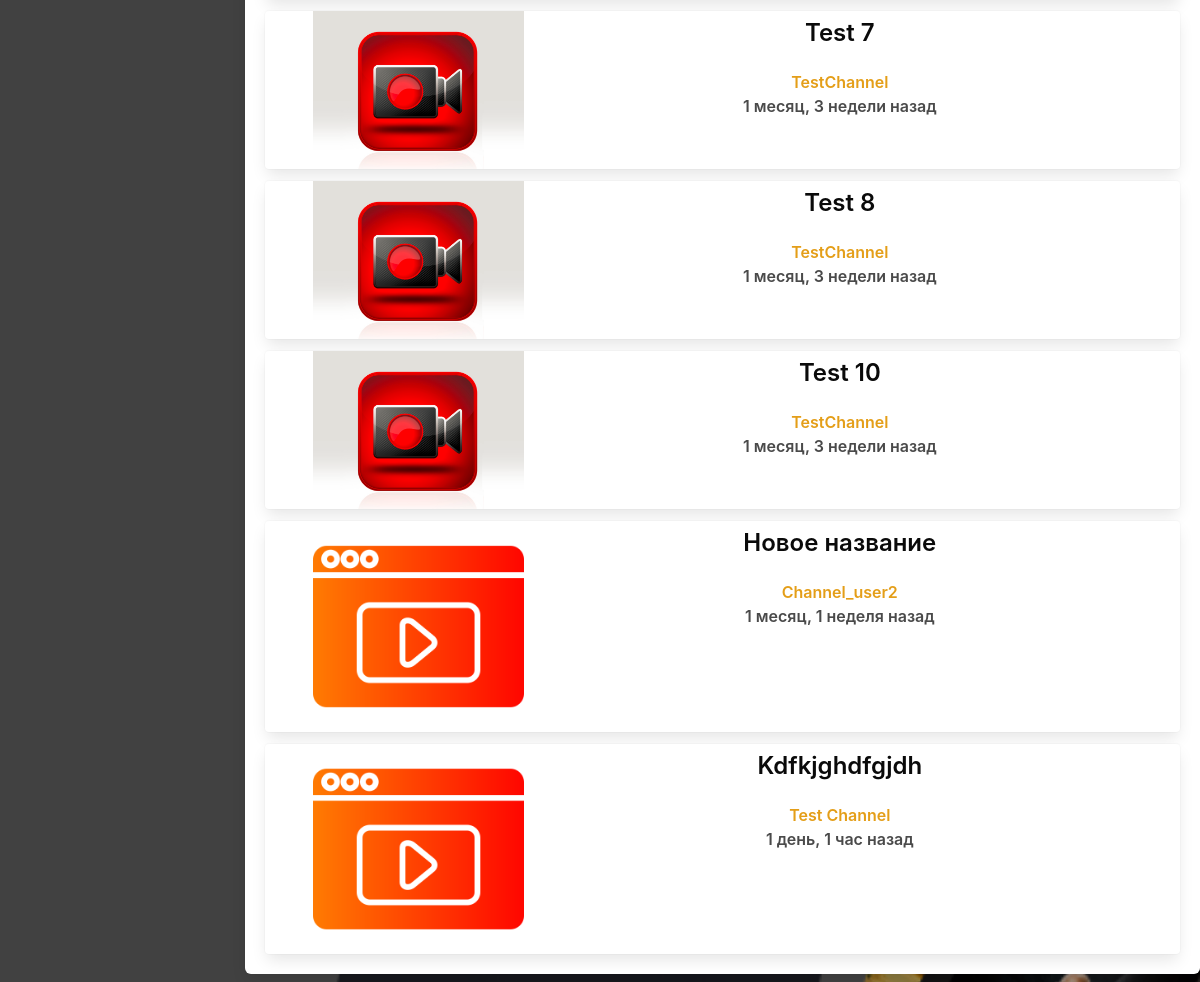
/video_hosting/library/ (signed in, lower part), run on an earlier commit of the app's database.
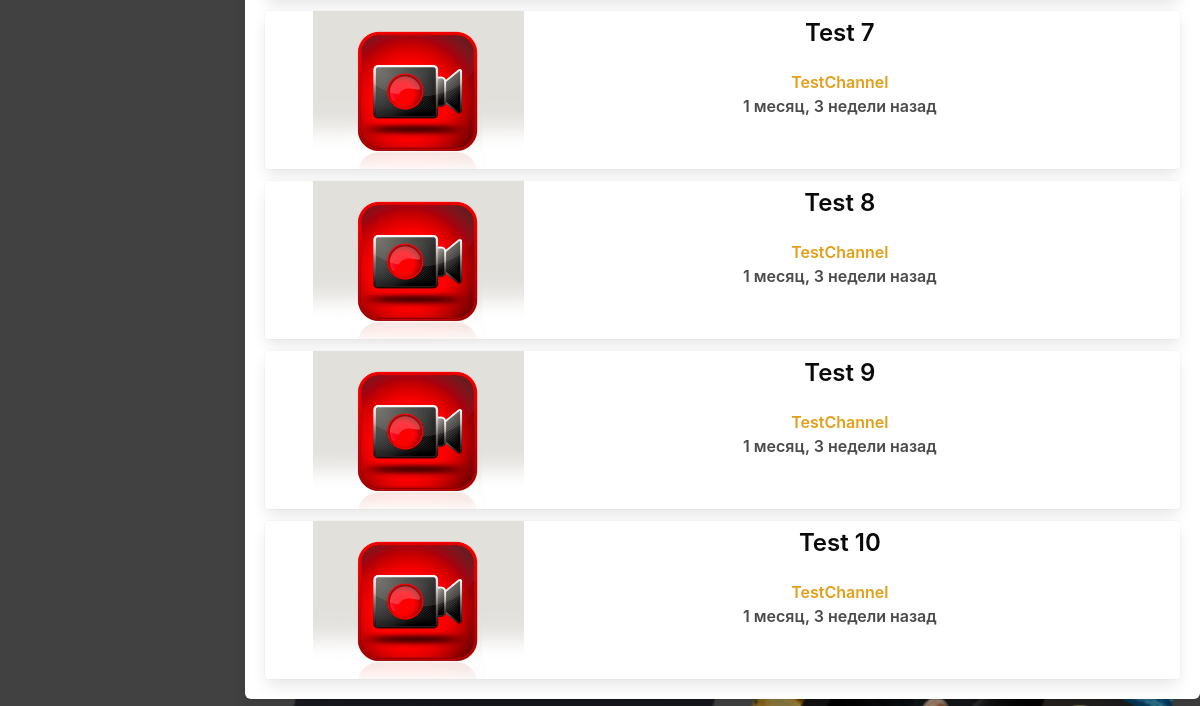
And on a later commit of the database.
### video_hosting/models.py (models this page shows, shortened)
class Video(models.Model):
    preview = models.ImageField(default='default-video-image.png', blank=True)
    video = models.FileField(default='default-video.MP4', blank=True)
    name = models.CharField(max_length=255)
    slug = models.SlugField(unique=True)
    description = models.TextField()
    date = models.DateTimeField(auto_now_add=True)
    channel = models.ForeignKey(HostingСhannel, on_delete=models.CASCADE, null=True)
    likes = models.ManyToManyField(User, related_name='likes')
    dislikes = models.ManyToManyField(User, related_name='dislikes')
    saved_video = models.ManyToManyField(User, related_name='saved_video')
    views = models.ManyToManyField(User, related_name='views')

class HostingСhannel(models.Model):
    name = models.CharField(max_length=255)
    image = models.ImageField(default='user.png', blank=True)
    slug = models.SlugField(unique=True)
    description = models.TextField()
    date = models.DateTimeField(auto_now_add=True)
    author = models.ForeignKey(User, on_delete=models.CASCADE)
    saved_channel = models.ManyToManyField(User, related_name='saved_channel')
    strike = models.IntegerField(default=0)
    blocked = models.BooleanField(default=False)
    def __str__(self):
        return self.name

### video_hosting/views.py (the view)
# urls.py: path('library/', views.library, name='library'),
@login_required(login_url='/users/log_in')
def library(request):
    user_prof = UsersProfile.objects.get(user=request.user)
    posts = Video.objects.all()
    action = request.GET.get('action')
    posts = posts.filter(saved_video=request.user) if action == 'saved_video' else posts
    posts = posts.filter(likes=request.user) if action == 'favorite' else posts
    return render(request, 'library.html', {'posts': posts, 'user_prof': user_prof})

### video_hosting/templates/library.html
{% extends 'base_layout.html' %}
{% load static from static %}
{% block content %}
<div class="box">
    {% for post in posts %}
    <div class="card mt-3">
        <div class="cart-content">
            <a href="{% url 'video_hosting:video' post.pk %}">
                <div class="media">
                    <div class="media-content">
                        <div class="columns is-centered">
                            <div class="column is-one-quarter">
                                <div class="container">
                                    <img src="{{post.preview.url}}" alt=""
                                         class="image is-centered post-imag ml-6">
                                </div>
                            </div>
                            <div class="column">
                                <div class="title has-text-black is-4 mt-2 has-text-centered">
                                    {{ post.name }}
                                </div>
                                <div class="has-text-centered has-text-weight-semibold is-6 color-orange-icon  has-text-centered">
                                    {{ post.channel }}
                                </div>
                                <div class="has-text-grey-dark has-text-weight-semibold is-6 has-text-centered">
                                    {{ post.date|timesince }} назад
                                </div>
                            </div>
                        </div>
                    </div>
                </div>
            </a>
        </div>
    </div>
    {% endfor %}
</div>
{% endblock %}

### video_hosting/templates/base_layout.html (shortened to what this page needs)
{% load static from static %}
<html lang="en">
<head>
    <link rel="stylesheet" href="{% static 'static/bulma.css' %}">
    <link rel="stylesheet" href="{% static 'static/style.css' %}">
</head>
<body>
{% if user_prof.blocked %}
<div class="columns is-vcentered">
    <div class="column has-text-centered">
        <div class="box">
            <div class="title has-text-danger">
                Вы заблокированы
            </div>
        </div>
    </div>
</div>
{% else %}
<div>
    <div class="columns">
        <div class="column is-one-fifth">
        </div>
        <div class="column">
            {% block content %}
            {% endblock %}
        </div>
    </div>
</div>
{% endif %}
</body>
</html>

### files/static/style.css (style rules this page uses)
body { background: #2f2f2fe8; background-size: cover; background-image: url("../uploads/Group 1.png"); background-attachment: fixed; }
.color-orange-icon { color: #e49e18; }

What changed in the data, as far as the page shows it:
removed Video: preview (placeholder picture), name "Новое название", channel "Channel_user2", date "1 месяц, 1 неделя"
removed Video: preview (placeholder picture), name "Kdfkjghdfgjdh", channel "Test Channel", date "1 день, 1 час"
added Video: preview (placeholder picture), name "Test 9", channel "TestChannel", date "1 месяц, 3 недели"
